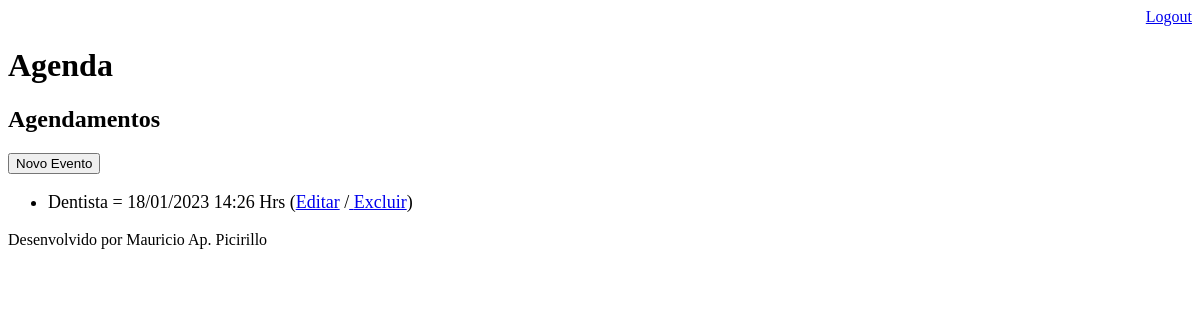
/agenda/ (signed in), run on an earlier commit of the app's database.
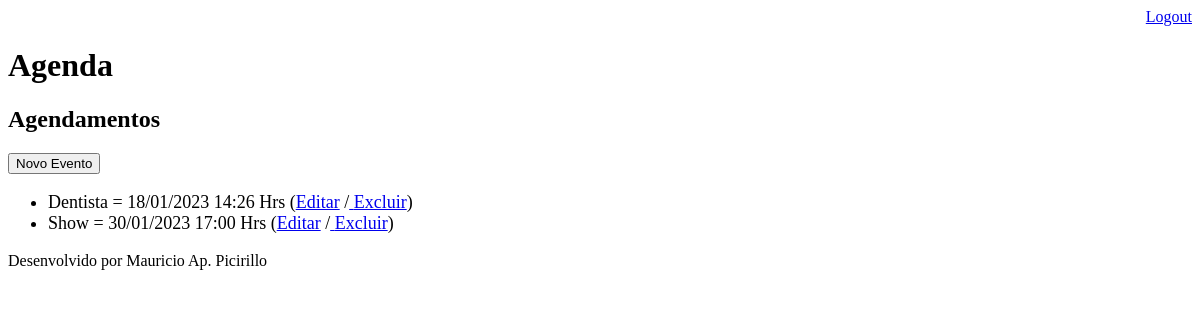
And on a later commit of the database.
### core/models.py (models this page shows, shortened)
class Evento(models.Model):
    titulo = models.CharField(max_length=100)
    descricao = models.TextField(blank=True, null=True)
    data_evento = models.DateTimeField(verbose_name='Data do Evento')
    data_criacao = models.DateTimeField(auto_now=True)
    usuario = models.ForeignKey(User, on_delete=models.CASCADE)
    class Meta:
        db_table = 'evento'
    def get_data_evento(self):
        return self.data_evento.strftime('%d/%m/%Y %H:%M Hrs')

### core/views.py (the view)
# urls.py: path('agenda/', views.lista_eventos),
@login_required(login_url='/login/')
def lista_eventos(request):
    usuario = request.user
    evento = Evento.objects.filter(usuario=usuario)
    dados = {'eventos':evento}
    return render(request, 'agenda.html', dados)

### templates/agenda.html
{% extends "model-page.html" %}
{% block content %}
    <h2>Agendamentos</h2>
    <a href="evento/">
        <button type="button">Novo Evento</button>
    </a>
    <ul style="font-size: 18px">
        {% for evento in eventos %}
            <li>
                {{ evento.titulo }} = {{ evento.get_data_evento }}
                (<a href="evento/?id={{ evento.id }}">Editar</a>
                /<a href="evento/delete/{{ evento.id }}/"> Excluir</a>)
            </li>
        {% endfor %}
    </ul>
{% endblock %}

### templates/model-page.html
<!DOCTYPE html>
<html lang="en">
<head>
    {%include "model-header.html" %}
</head>
<body>
    {% block content %} {% endblock %}
    {% include "model-footer.html" %}
</body>
</html>

### templates/model-header.html (shortened to what this page needs)
    <div align="right">
        <a href="/logout">Logout</a>
    </div>
    <h1>Agenda</h1>

### templates/model-footer.html
<p>Desenvolvido por Mauricio Ap. Picirillo</p>

What changed in the data, as far as the page shows it:
added Evento: titulo "Show", get_data_evento "30/01/2023 17:00 Hrs"
